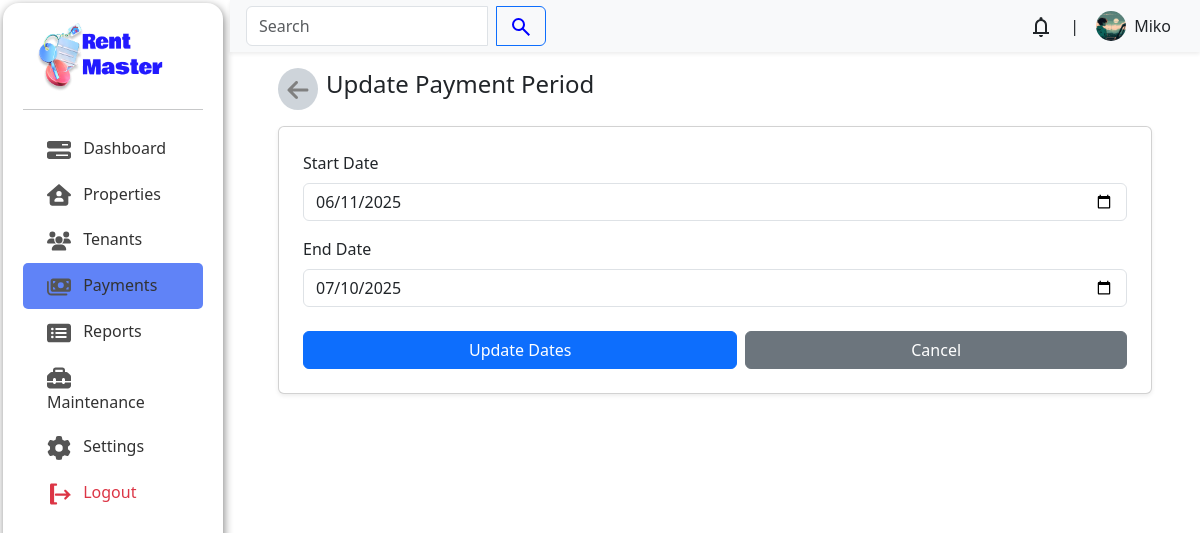
/admin/index.php?page=payments/update&payment_id=54 (signed in), run on the app's committed database.
### tables this page shows
CREATE TABLE `users` (
  `user_id` int(11) NOT NULL,
  `user_name` varchar(100) DEFAULT NULL,
  `user_email` varchar(100) NOT NULL,
  `user_password` varchar(100) DEFAULT NULL,
  `user_phone_number` varchar(50) NOT NULL,
  `user_address` varchar(100) NOT NULL,
  `user_description` varchar(2000) DEFAULT NULL,
  `user_image` varchar(500) DEFAULT NULL,
  `user_role` enum('tenant','landlord','visitor') NOT NULL
);

CREATE TABLE `payments` (
  `payment_id` int(11) NOT NULL,
  `tenant_id` int(11) NOT NULL,
  `payment_start_date` date NOT NULL,
  `payment_end_date` date NOT NULL,
  `payment_status` enum('Paid','Pending','Overdue') NOT NULL DEFAULT 'Pending',
  `payment_date` date DEFAULT NULL,
  `payment_method` enum('GCash','Maya','Coins.ph','Bank Transfer','Credit/Debit Card') DEFAULT NULL
);

### admin/payments/update.php (the view, shortened to what this page needs)
<?php
$servername = "localhost";
$username = "root";
$password = "";
$dbname = "rentsystem";
$conn = mysqli_connect($servername, $username, $password, $dbname);
$payment_id = $_GET['payment_id'] ?? null;
$sql = "SELECT * FROM payments WHERE payment_id = ?";
$stmt = $conn->prepare($sql);
$stmt->bind_param("i", $payment_id);
$stmt->execute();
$result = $stmt->get_result();
$payment = $result->fetch_assoc();
?>
<div class="container px-lg-5">
    <header class="d-flex gap-2 align-items-center mt-3">
        <a href="?page=payments/index" class="p-2 rounded-circle bg-dark-subtle">
        </a>
        <h4 class="fw-medium">Update Payment Period</h4>
    </header>
    <?php if ($payment): ?>
    <div class="card mt-3 shadow-sm p-4">
        <form method="POST" action="payments/update.php">
            <div class="mb-3">
                <label for="payment_start_date" class="form-label">Start Date</label>
                <input type="date" class="form-control" id="payment_start_date" name="payment_start_date" value="<?php echo htmlspecialchars($payment['payment_start_date']); ?>" required>
            </div>
            <div class="mb-3">
                <label for="payment_end_date" class="form-label">End Date</label>
                <input type="date" class="form-control" id="payment_end_date" name="payment_end_date" value="<?php echo htmlspecialchars($payment['payment_end_date']); ?>" required>
            </div>
            <div class="d-flex gap-2 mt-4">
                <button type="submit" class="btn btn-primary flex-fill">Update Dates</button>
                <a href="?page=payments/index" class="btn btn-secondary flex-fill">Cancel</a>
            </div>
        </form>
    </div>
    <?php else: ?>
        <div class="alert alert-warning mt-5 text-center">
            No payment record found.
        </div>
    <?php endif; ?>
</div>

### admin/header.php (shortened to what this page needs)
<?php
$servername = "localhost";
$username = "root";
$password = "";
$dbname = "rentsystem";
$conn = mysqli_connect($servername, $username, $password, $dbname);
$id = intval($_SESSION['user_id']);
$sql = "SELECT * FROM users WHERE user_id = $id AND user_role = 'landlord'";
$result = mysqli_query($conn, $sql);
$user = mysqli_fetch_assoc($result);
$name = $user['user_name'];
$imagePath = $user['user_image'];
?>
<header style="z-index: 111;" class="bg-body-tertiary shadow-sm d-flex align-items-center justify-content-between py-1 px-3 position-sticky top-0">
    <form class="input-group" style="max-width: 300px;">
        <input type="text" class="form-control" id="search" placeholder="Search">
        <button type="submit" class="btn btn-outline-primary ms-2">
        </button>
    </form>
    <div class="d-flex align-items-center gap-1">
        <div class="dropdown">
            <button class="btn position-relative" type="button" id="notificationDropdown" data-bs-toggle="dropdown" aria-expanded="false">
            </button>
        </div>
        |<a href="?page=account/index" class="btn d-flex align-items-center gap-2 <?= (strpos($_SERVER['REQUEST_URI'], 'account') !== false) ? 'active' : '' ?>">
            <?php if (!empty($imagePath)): ?>
                <img src="<?= htmlspecialchars($imagePath) ?>" alt="Profile" class="rounded-circle" style="width: 30px; height: 30px; object-fit: cover;">
            <?php endif; ?>
            <span class="d-md-block d-none"><?= !empty($name) ? htmlspecialchars($name) : 'admin' ?></span>
        </a>
    </div>
</header>

### admin/css/style.css (style rules this page uses)
body { display: flex; }
*, *::before, *::after { box-sizing: border-box; }
:root { --main-bg: #FAFAFA; --sub-bg: #C7EEFF; --accent: #2938ff; --fc1: #1D242B; --p: #323232; --fw1: 700; --fw2: 400; }
body { background-color: var(--main-bg); }

### data on the page
users: user_image (picture), user_name "Miko"
payments: payment_start_date "06/11/2025", payment_end_date "07/10/2025"
